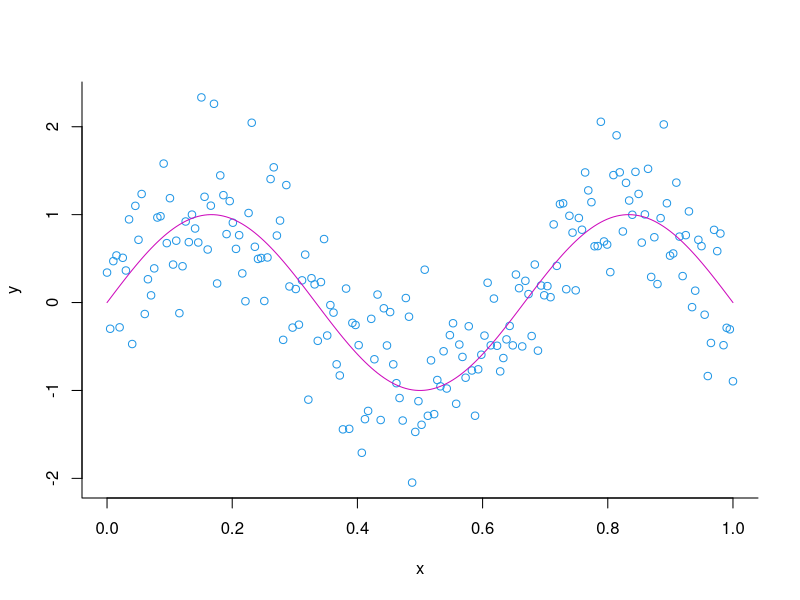
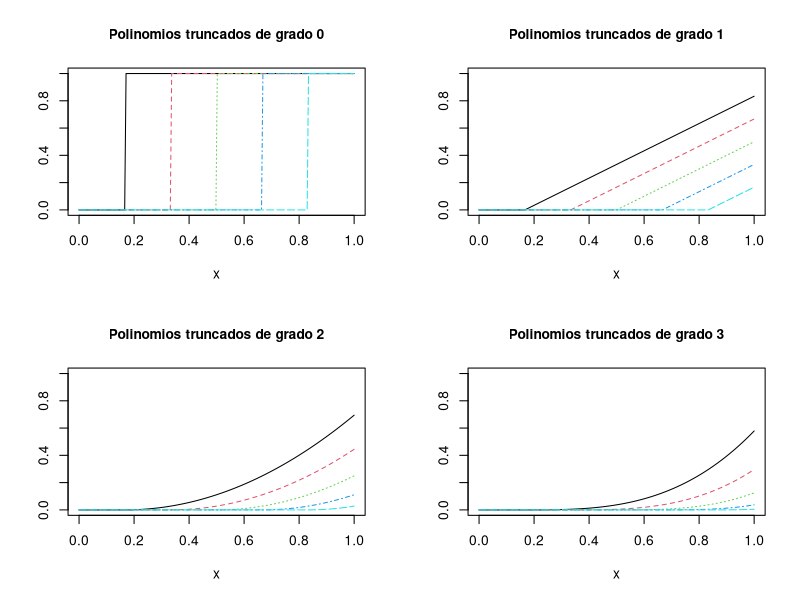
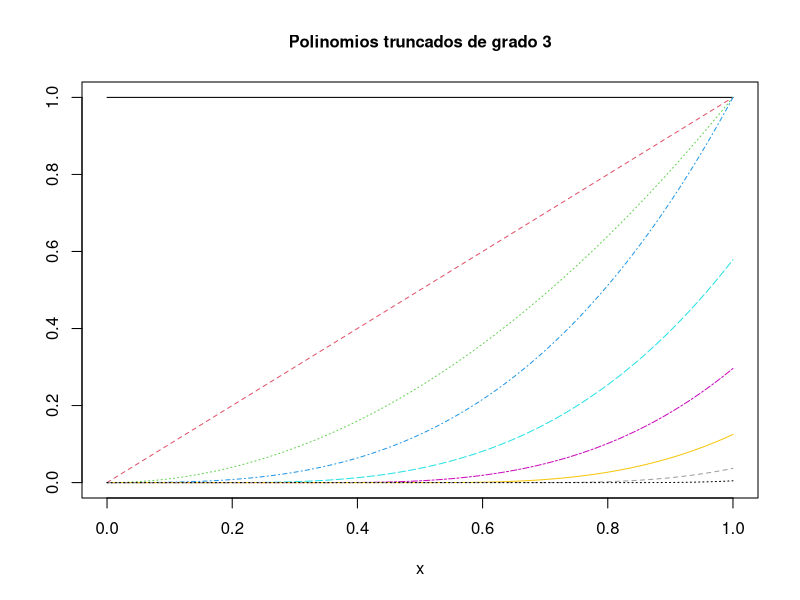
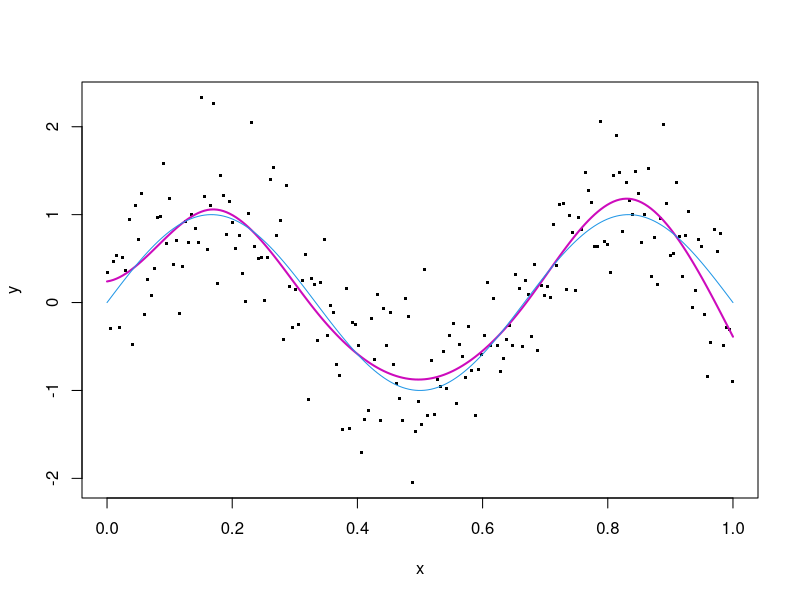
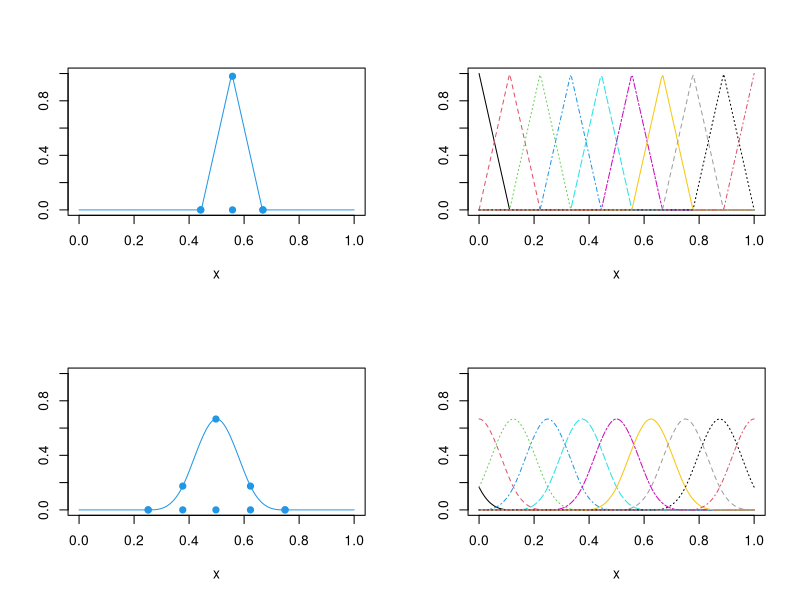

The R source for these figures, in order:
remove(list=ls())

library(splines)
# Simular valores de X y Y
n = 200
x = seq(0,1,length=n)
y = sin(3*pi*x) + 0.5*rnorm(n)
plot(x,y,pch=1,bty="l",col=12)
lines(x,sin(3*pi*x),col=6)

#####################################
## Polinomios truncados de grado p ##
#####################################
tpoly=function(x,t,p){
    B=NULL
    for(i in 1:length(t)){
        B=cbind(B,(x-t[i])^p * (x>t[i]))
    }
    return(B)
}
K=5 # # de nodos
knots=seq(0,1,length=(K+2))[-c(1,K+2)]
#j=1:k+1;#knots=(j-1)/K;

B0=tpoly(x,knots,0)
B1=tpoly(x,knots,1)
B2=tpoly(x,knots,2)
B3=tpoly(x,knots,3)

# Gráfica de los polinomios truncados
par(mfrow=c(2,2))
plot(x,B0[,1],type="n",ylim=c(0,1),ylab="")
title("Polinomios truncados de grado 0",cex.main=1)
for(i in 1:K){lines(x,B0[,i],col=i,lty=i)}
plot(x,B1[,1],type="n",ylim=c(0,1),ylab="")
title("Polinomios truncados de grado 1",cex.main=1)
for(i in 1:K){lines(x,B1[,i],col=i,lty=i)}
plot(x,B2[,1],type="n",ylim=c(0,1),ylab="")
title("Polinomios truncados de grado 2",cex.main=1)
for(i in 1:K){lines(x,B2[,i],col=i,lty=i)}
plot(x,B3[,1],type="n",ylim=c(0,1),ylab="")
title("Polinomios truncados de grado 3",cex.main=1)
for(i in 1:K){lines(x,B3[,i],col=i,lty=i)}
par(mfrow=c(1,1))

# Gráfica de los polinomios truncados grado 3
B3=tpoly(x,knots,3)
B3=cbind(rep(1,n),x,x^2,x^3,B3)
plot(x,B3[,1],type="n",ylim=c(0,1),ylab="")
title("Polinomios truncados de grado 3",cex.main=1)
for(i in 1:(K+4)){lines(x,B3[,i],col=i,lty=i)}

# Regresión spline cúbico
plot(x,y,pch=".",cex=3)
B3=tpoly(x,knots,3);B3=cbind(rep(1,n),x,x^2,x^3,B3)
at.1=solve(t(B3)%*%B3)%*%t(B3)%*%y
lines(x,B3%*%at.1,col=6,lwd=2)
lines(x,sin(3*pi*x),col=4)



################
## B Splines  ##
################

bspline = function(x, xl, xr, ndx, bdeg){
    dx = (xr-xl)/ndx
    knots = seq(xl-bdeg*dx, xr+bdeg*dx, by=dx)
    B = spline.des(knots,x,bdeg+1,0*x)$design
    B
}


xl=-0.0000001
xr=1.0000001
bdeg=3
ndx=8
B=bspline(x,xl,xr,ndx,bdeg)
BB=bspline(x,xl,xr,ndx=9,1)
par(mfrow=c(2,2))
plot(x,BB[,6],type="l",col=12,ylab="",ylim=c(0,1))
points(x[c(89,112,134)],BB[c(89,112,134),6],col=12,pch=19)
points(x[c(89,112,134)],rep(0,3),col=12,pch=19)
plot(x,BB[,1],type="n",ylim=c(0,1),ylab="")
for(i in 1:10){lines(x,BB[,i],col=i,lty=i)}
plot(x,B[,6],type="l",col=12,ylab="",ylim=c(0,1))
points(x[c(51,76,100,125,150)],B[c(51,76,100,125,150),6],col=12,pch=19)
points(x[c(51,76,100,125,150)],rep(0,5),col=12,pch=19)
plot(x,B[,1],type="n",ylim=c(0,1),ylab="")
for(i in 1:10){lines(x,B[,i],col=i,lty=i)}
par(mfrow=c(1,1))
